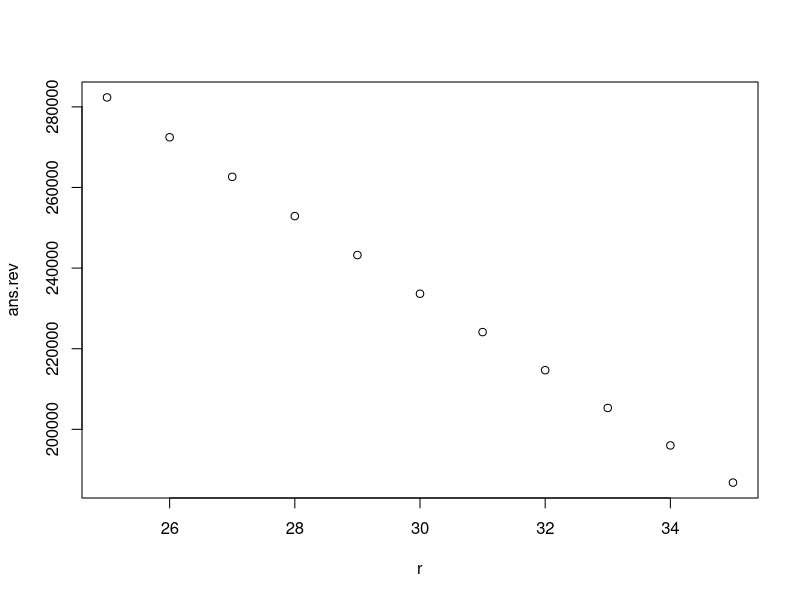
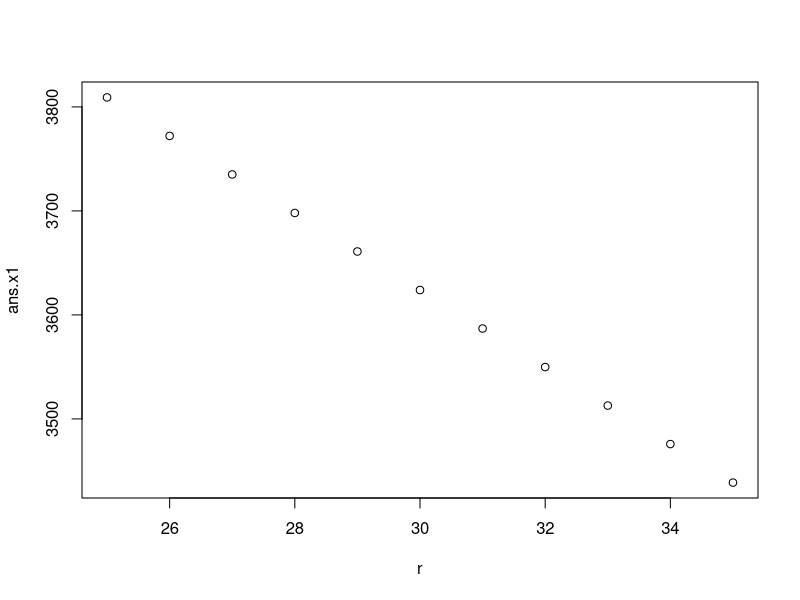
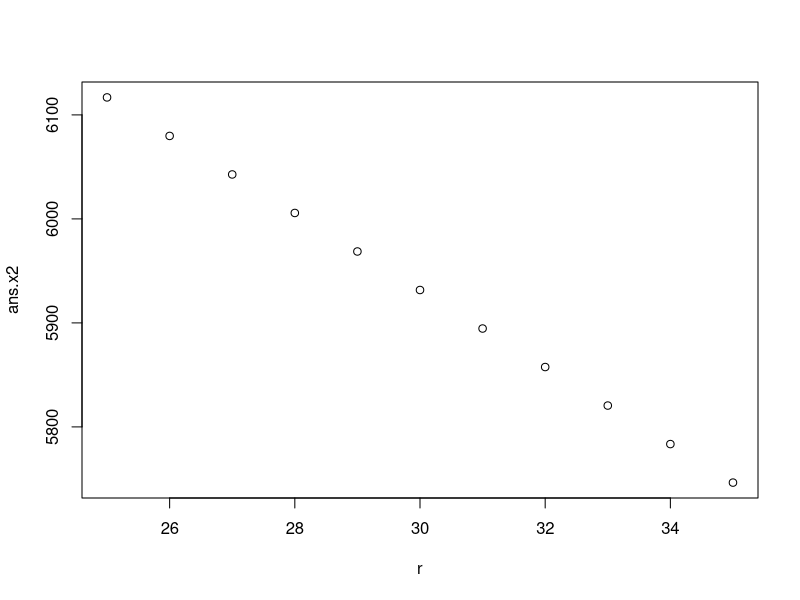

Reproduce these figures in R, in order.
## ---- chunk 1
#Helper Functions

fprime = function (f,a,h=0.0001){(f(a+h)-f(a-h))/(2*h)}


bisection = function(f,a,b,tol=0.0001){
  if (f(a)*f(b) > 0){
    return ("Boundary Conditions Not Met")
  }
  else{
    middle = a
    while (abs(f(middle))>tol){
      middle = (a+b)/2
      if (f(middle)*f(a)>0) (a = middle)
      else (b = middle)
      x=middle
      y=f(middle)
      ## if you want to "see" what happens at every step, take off the # of the next line ##
      #cat(sprintf("x-Val: %.4f ; f(x-val): %.4f\n",x,y))
    }
    return (middle)
  }
}


newton = function(f,x0, eps = 0.0001){
  xn = x0
  n = 1
  while(abs(f(xn))>eps & n < 1000){
    xn = xn-f(xn)/fprime(f,xn) 
    n = n + 123
  }
  return(xn)
}
## ---- chunk 2
#A) NO TARIFFS

P = function(x){
  return(((339-0.01*x[1]-0.003*x[2])*x[1]
          +(399-0.004*x[1]-0.01*x[2])*x[2]
          -(400000+195*x[1]+225*x[2]))*-1)
}
x=c(500,500) #starting point for optimization
ans = optim(x,P,method="BFGS") #BFGS is a numerical technique used to incrementally calculate the Hessian for Newton
print(ans)

paste(c("Profits are maximized by selling:",round(ans$par[1])," 19 in TVs and ",
        round(ans$par[2])," 21 in TVs. Resulting in a profit of: $",
        format(round(-P(ans$par)),big.mark=",")),collapse="")
paste(c("Average Selling Price of 19 in set is: $",round(339-0.01*ans$par[1]-0.003*ans$par[2],2)),collapse="")
paste(c("Average Selling Price of 21 in set is: $",round(399-0.004*ans$par[1]-0.01*ans$par[2],2)),collapse="")


#NEW TARRIFFS

P = function(x){
  return(((339-0.01*x[1]-0.003*x[2])*x[1]
          +(399-0.004*x[1]-0.01*x[2])*x[2]
          -(400000+220*x[1]+250*x[2]))*-1)
}
x=c(500,500) #starting point for optimization
ans = optim(x,P,method="BFGS") #BFGS is a numerical technique used to incrementally calculate the Hessian for Newton
print(ans)

paste(c("Profits are maximized by selling:",round(ans$par[1])," 19 in TVs and ",
        round(ans$par[2])," 21 in TVs. Resulting in a profit of: $",
        format(round(-P(ans$par)),big.mark=",")),collapse="")

#How much does the tariff cost the company 
533641 - 282345

#Lost Sales 19 inch

4735 - 3809

#Lost Sales 21 inch

7043 - 6117

#Paid to gov?

(3809+6117)*25

#Lost Sales

251296-((3809+6117)*25)

#B) New Facilities

P = function(x){
  return((200000+(339-0.01*x[1]-0.003*x[2])*x[1]
          +(399-0.004*x[1]-0.01*x[2])*x[2]
          -(550000+(400000+195*x[1]+225*x[2])))*-1)
}

x=c(500,500) #starting point for optimization
ans = optim(x,P,method="BFGS") #BFGS is a numerical technique used to incrementally calculate the Hessian for Newton
print(ans)

paste(c("Profits are maximized by selling:",round(ans$par[1])," 19 in TVs and ",
        round(ans$par[2])," 21 in TVs. Resulting in a profit of: $",
        format(round(-P(ans$par)),big.mark=",")),collapse="")
paste(c("Average Selling Price of 19 in set is: $",round(339-0.01*ans$par[1]-0.003*ans$par[2],2)),collapse="")
paste(c("Average Selling Price of 21 in set is: $",round(399-0.004*ans$par[1]-0.01*ans$par[2],2)),collapse="")

#C) Min Tariff

R2 = function (r2){
  fr2 = function(x){
    return(((339-0.01*x[1]-0.003*x[2])*x[1]
            +(399-0.004*x[1]-0.01*x[2])*x[2]
            -(400000+(195+r2)*x[1]+(225+r2)*x[2]))*-1)
  }
  x = c(50000, 50000)
  ans = optim(x,fr2, method = "L-BFGS-B")
  return(ans)
}

ans.x1 = 0 
ans.x2 = 0 
ans.rev = 0 

r = seq(25, 35, 1.0)

#FOR Loop

for( i in 1:length(r)){
  ans = R2(r[i])
  ans.x1[i] = ans$par[1]
  ans.x2[i] = ans$par[2]
  ans.rev[i] = -1*(ans$value)
}
result = data.frame(Tariff = r, x1 = ans.x1, x2 = ans.x2, profit = ans.rev)
print(result)

#D)

plot(r, ans.rev)
plot(r, ans.x1)
plot(r, ans.x2)

lm(ans.rev~r)
lm(ans.x1~r)
lm(ans.x2~r)
